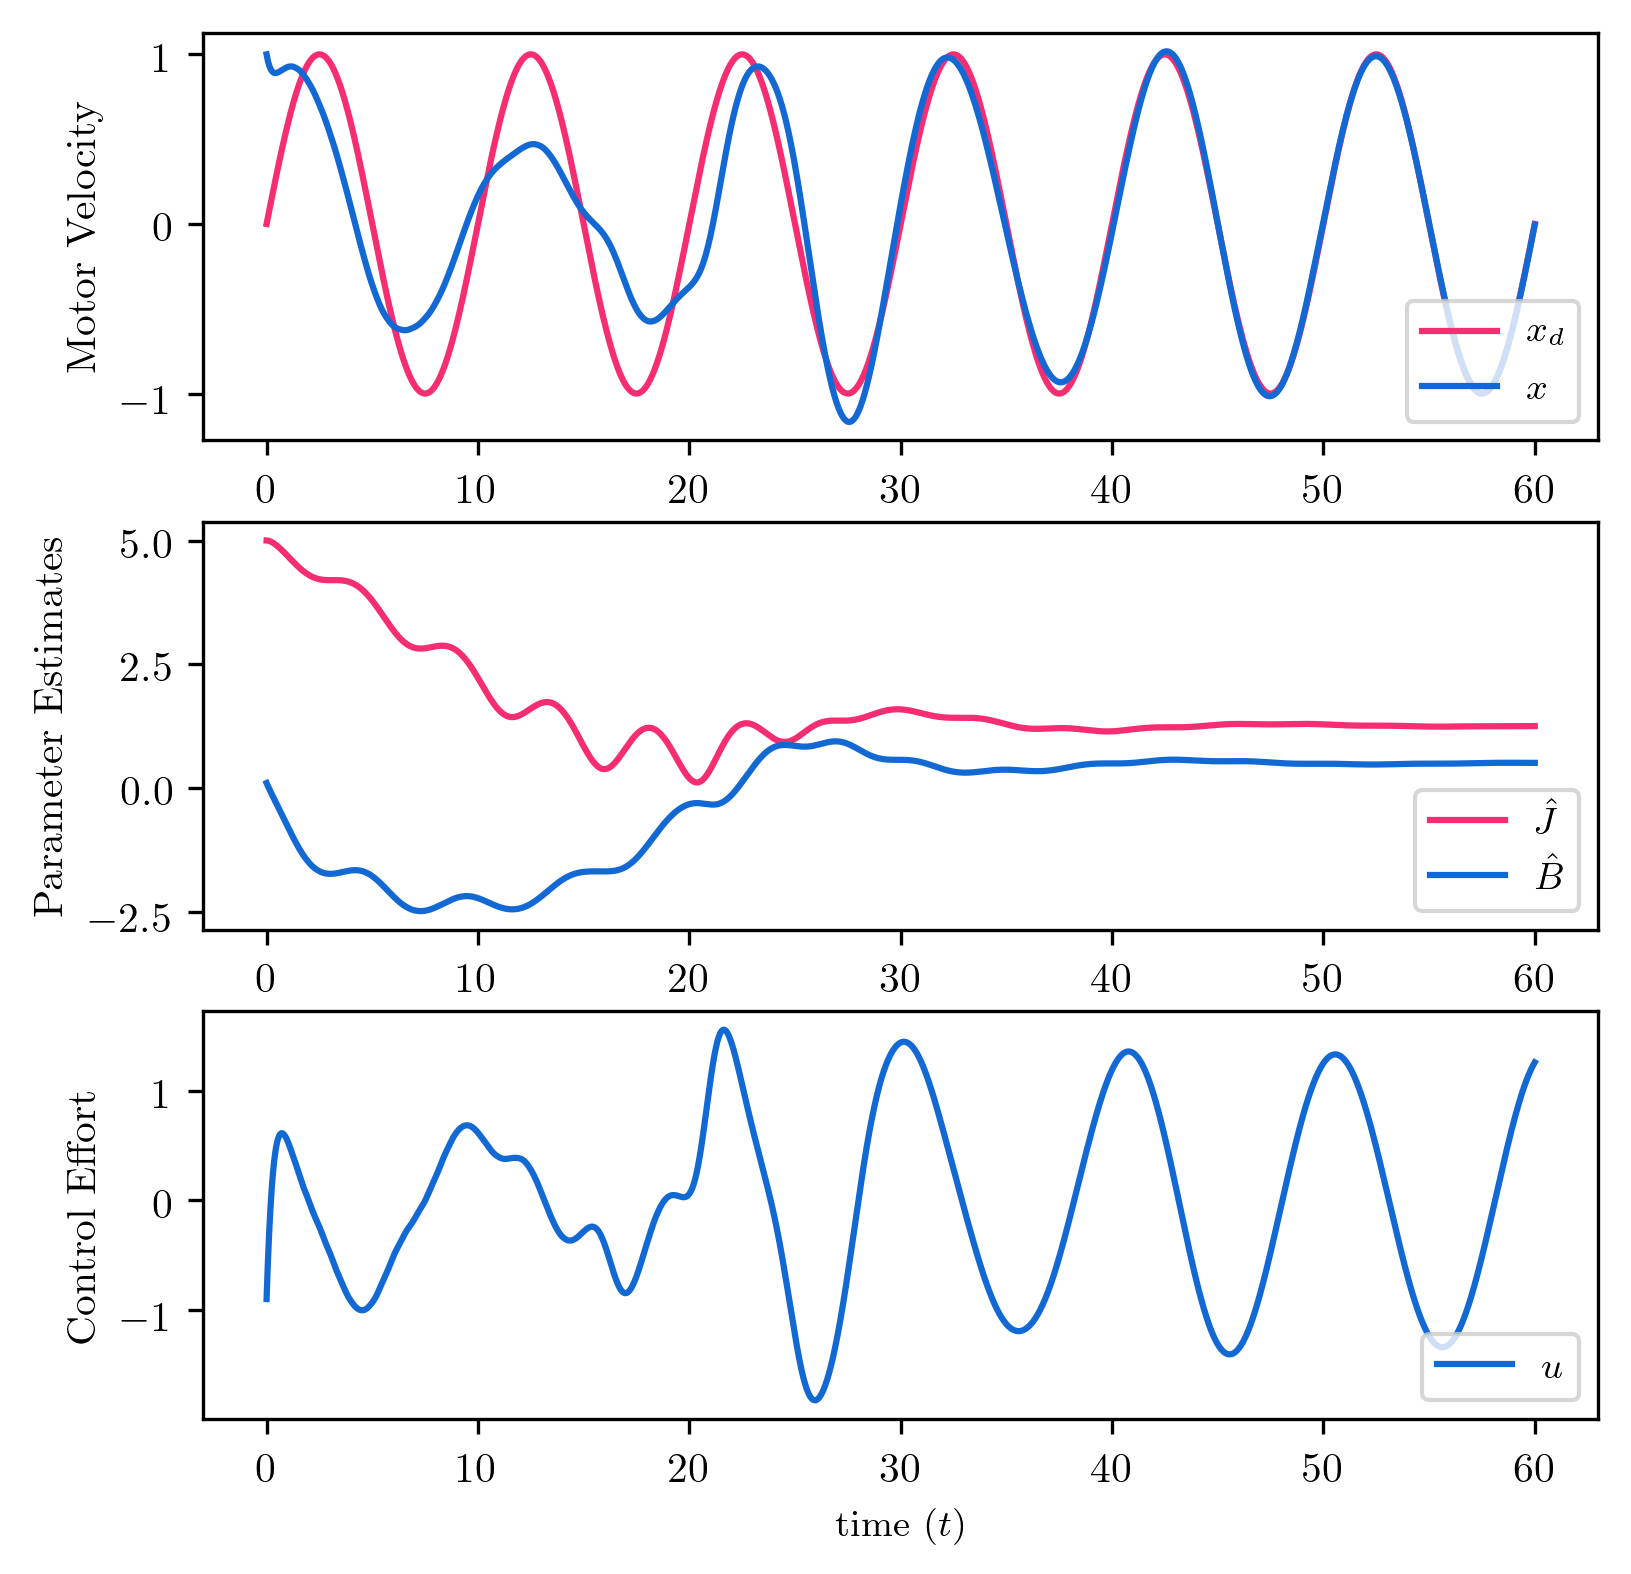

The script that saved this image:
"""
This example applies the better adaptive controller to a DC motor with unknown moment
of inertia J and damping B. The plant is represented by the following stable, first
order linear system of relative degree one, with input u and output x:

G_p(s) = 1 / (Js + B)

The desired output is x_d. The adaptive PI control and update laws are given by:

u = J_hat * e_1 + B_hat * x + K * e_2
J_hat_dot = gamma_1 * e_2 * e_1
B_hat_dot = gamma_2 * e2 * x

The errors are given by:

e = x_d − x
e_1 = x_d_dot + lambda * e
e_2_dot = e_dot + lambda * e

With the controllers error integrator state and two parameter estimation states, the
closed loop system has four states. The closed-loop system inputs are the desired
output command x_d and its derivative x_d_dot. The plant state x is the output.
"""

import control
import numpy as np
import matplotlib.pyplot as plt

# Plant parameters
J = 2
B = 0.5

# Control parameters
K = 1
LAMBDA = 1
GAMMA_1 = 1
GAMMA_2 = 1

# Initial parameter estimates
J_HAT_0 = 5
B_HAT_0 = 0.1

# Flag to disable adaptive control
IS_ADAPTIVE = 1

# Plant
# u_input: u
# x_state: x
# y_output: x
SS_PLANT = control.StateSpace(-B/J, 1/J, 1, 0)

IO_DC_MOTOR = control.LinearIOSystem(
    SS_PLANT,
    inputs=('u'),
    outputs=('x'),
    states=('x'),
    name='plant'
)

def adaptive_pi_state(_t, x_state, u_input, _params):
    """Internal state of adpative PI controller"""

    # Controller inputs
    x_d = u_input[0]
    x_d_dot = u_input[1]
    x = u_input[2]

    # Controller state
    e_i = x_state[2]

    # Algebraic relationships
    e = x_d - x
    e_1 = x_d_dot + LAMBDA * e
    e_2 = e + LAMBDA * e_i

    # Dynamics
    d_j_hat = GAMMA_1 * e_2 * e_1 * IS_ADAPTIVE
    d_b_hat = GAMMA_2 * e_2 * x * IS_ADAPTIVE
    e_i_dot = e

    return [d_j_hat, d_b_hat, e_i_dot]

def adaptive_pi_output(_t, x_state, u_input, _params):
    """Algebraic output from adaptive PI controller"""

    # Controller inputs
    x_d = u_input[0]
    x_d_dot = u_input[1]
    x = u_input[2]

    # Controller state
    j_hat = x_state[0]
    b_hat = x_state[1]
    e_i = x_state[2]

    # Algebraic relationships
    e = x_d - x
    e_1 = x_d_dot + LAMBDA * e
    e_2 = e + LAMBDA * e_i

    # Control law
    u = j_hat * e_1 + b_hat * x + K * e_2

    return [u, x_state[0], x_state[1]]

IO_ADAPTIVE_PI = control.NonlinearIOSystem(
    adaptive_pi_state,
    adaptive_pi_output,
    inputs=3,
    outputs=('u', 'j_hat', 'b_hat'),
    states=3,
    name='control',
    dt=0
)

# Define the closed-loop system
# x_cl = [plant.x, control.x[0], control.x[1], control.x[2]]
#      = [motorx, j_hat, b_hat, e_i]
# u_cl = [xd, xddot]
# y_cl = [motorx, Jhat, Bhat]
IO_CLOSED = control.InterconnectedSystem(
    (IO_DC_MOTOR, IO_ADAPTIVE_PI),
    connections=(
        ('plant.u', 'control.u'),
        ('control.u[2]', 'plant.x')
    ),
    inplist=('control.u[0]', 'control.u[1]'),
    outlist=('plant.x', 'control.j_hat', 'control.b_hat', 'control.u'),
    dt=0
)

# Set simulation duration and time steps
N_POINTS = 3000
T_F = 60

# Set initial conditions
X0 = np.zeros((4, 1))
X0[0] = 1
X0[1] = J_HAT_0
X0[2] = B_HAT_0

# Define simulation time span and control input
T = np.linspace(0, T_F, N_POINTS)
U = np.zeros((2, N_POINTS))
XD_IN = np.sin(0.2 * np.pi * T)
XD_DOT_IN = np.cos(0.2 * np.pi * T)
U[0, :] = XD_IN
U[1, :] = XD_DOT_IN

# Simulate the system
T_OUT, Y_OUT = control.input_output_response(IO_CLOSED, T, U, X0)

# Plot the response
plt.rc('text', usetex=True)
plt.rc('font', family='sans')

FIG = plt.figure(1, figsize=(6, 6), dpi=300, facecolor='w', edgecolor='k')

RED = '#f62d73'
BLUE = '#1269d3'
WHITE = '#ffffff'

AX_1 = FIG.add_subplot(3, 1, 1)
AX_1.plot(T, XD_IN, label=r'$x_{d}$', color=RED)
AX_1.plot(T_OUT, Y_OUT[0], label=r'$x$', color=BLUE)
AX_1.set_ylabel('Motor Velocity')
AX_1.set_xlabel(r'time ($t$)', fontname="Times New Roman", fontsize=9, fontweight=100)
AX_1.legend(loc="lower right", bbox_to_anchor=(1, 0), fontsize=9)
AX_1.set_facecolor(WHITE)

AX_2 = FIG.add_subplot(3, 1, 2)
AX_2.plot(T_OUT, Y_OUT[1], label=r'$\hat{J}$', color=RED)
AX_2.plot(T_OUT, Y_OUT[2], label=r'$\hat{B}$', color=BLUE)
AX_2.set_ylabel('Parameter Estimates')
AX_2.set_xlabel(r'time ($t$)', fontname="Times New Roman", fontsize=9, fontweight=100)
AX_2.legend(loc="lower right", bbox_to_anchor=(1, 0), fontsize=9)
AX_2.set_facecolor(WHITE)

AX_3 = FIG.add_subplot(3, 1, 3)
AX_3.plot(T_OUT, Y_OUT[3], label=r'$u$', color=BLUE)
AX_3.set_ylabel('Control Effort')
AX_3.set_xlabel(r'time ($t$)', fontname="Times New Roman", fontsize=9, fontweight=100)
AX_3.legend(loc="lower right", bbox_to_anchor=(1, 0), fontsize=9)
AX_3.set_facecolor(WHITE)

FIG.savefig('fig/adaptive_pi.png', bbox_inches='tight')
